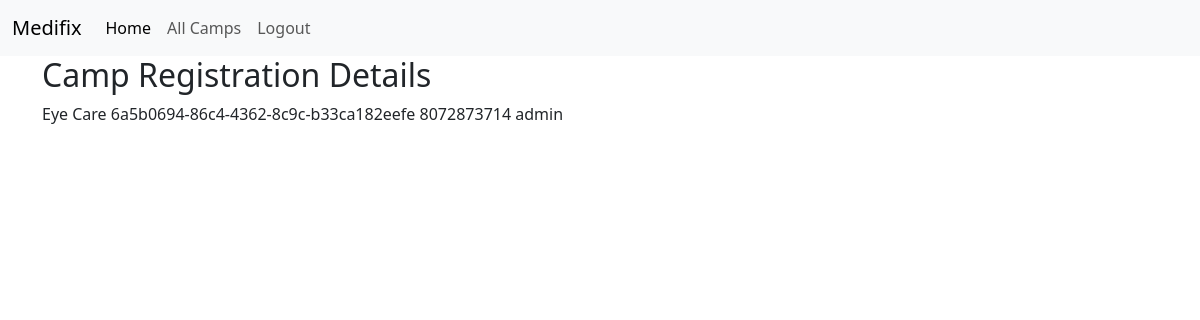
/appointment_detail/1/1/, run on the app's committed database.
### administration/models.py (models this page shows, shortened)
class camp_details(models.Model):
    camp_name = models.CharField(max_length=200,null=True)
    location = models.CharField(max_length=200, null=True)
    latitude = models.FloatField()
    longitude = models.FloatField()
    start_date_time = models.DateTimeField(blank=True, null=True)
    end_date_time = models.DateTimeField(blank=True, null=True)
    contact_website = models.URLField(max_length=200, null=True, blank=True)
    hospital_name = models.CharField(max_length=150,null=True, blank=True)
    club_name = models.CharField(max_length=150,null=True, blank=True)
    other = models.CharField(max_length = 150, null=True, blank=True)
    description = models.TextField(max_length = 3000, null=True)
    type_of_camp = models.CharField(max_length=30, null=True, choices=type_of_camp)
    cost = models.IntegerField(null=True, blank=True, default='0')
    total_camp_registrations = models.IntegerField()
    camp_register_active = models.BooleanField(default=False)
    registration = models.BooleanField(default=False)
    createdby = models.ForeignKey(User, on_delete=models.DO_NOTHING, null=True, blank=True)

class appointment(models.Model):
    appointment_number = models.UUIDField(primary_key=True, default=uuid.uuid4, editable=False)
    user_name = models.ForeignKey(User, on_delete=models.DO_NOTHING, null=True)
    camp_name = models.ForeignKey(camp_details, on_delete=models.DO_NOTHING, null=True)
    appointment_date = models.DateField()

class profile(models.Model):
    user_name = models.OneToOneField(User, on_delete=models.CASCADE)
    phone_number = models.IntegerField(null=True, blank=True)
    date_of_birth = models.DateField(null=True, blank=True)
    camp_register = models.BooleanField(default=False)
    submitted_application = models.BooleanField(default=False)
    about = models.TextField(max_length=2000, null=True, blank=True)

### administration/views.py (the view)
# urls.py: path('appointment_detail/<int:camp_id>/<int:user>/', views.view_campregistration_details, name="view_campregistration_details"),
def view_campregistration_details(request, camp_id, user):
    camp_detail = get_object_or_404(camp_details, pk=camp_id)
    user_detail = get_object_or_404(User, pk=user)
    appointments = get_object_or_404(appointment, camp_name = camp_detail, user_name=user_detail)
    return render(request,'camp/view_registration_details.html', {'camp_detail':camp_detail, 'user_detail':user_detail, 'appointments':appointments})

### templates/camp/view_registration_details.html (shortened to what this page needs)
{% extends 'base.html' %}
{% load static %}
{% block content %}
<h2>Camp Registration Details</h2>
{{camp_detail.camp_name}}
{{appointments.appointment_number}}
{{user_detail.profile.phone_number}}
{{user_detail.username}}
{% endblock %}

### data on the page
camp_details: camp_name "Eye Care"
appointment: appointment_number "6a5b0694-86c4-4362-8c9c-b33ca182eefe"

### other printed values
{{ user_detail.profile.phone_number }} "8072873714"
{{ user_detail.username }} "admin"
